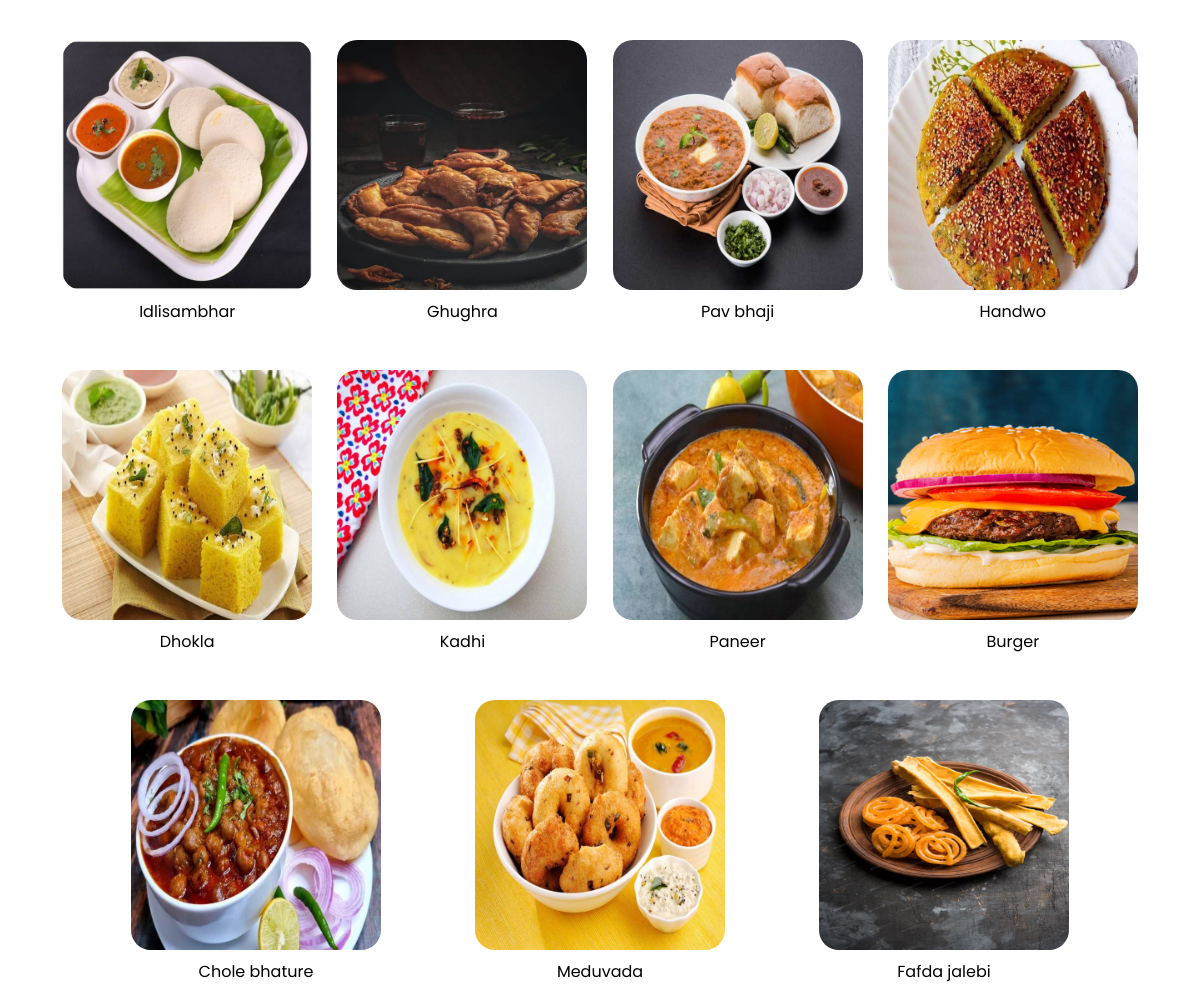
The page /customerModule/order.php?res_code=421340 on the database its author committed.
### tables this page shows
CREATE TABLE `default_item` (
  `item_id` int(6) NOT NULL,
  `item_name` varchar(255) NOT NULL,
  `category` varchar(255) NOT NULL DEFAULT 'others',
  `extension` varchar(5) NOT NULL
);

### customerModule/order.php (the view, shortened to what this page needs)
<?php
include("../commonPages/dbConnect.php");
if (isset($_GET['res_code'])) {
    $res_code = $_GET['res_code'];
} else {
    $res_code = $_SESSION['res_code_for_cus'];
    $table_num = $_SESSION['table_num'];
}
?>
<!DOCTYPE html>
<html lang="en">
<head>
    <link href="https://cdn.jsdelivr.net/npm/bootstrap@5.3.2/dist/css/bootstrap.min.css" rel="stylesheet"
>
    <link rel="stylesheet" href="https://cdnjs.cloudflare.com/ajax/libs/font-awesome/6.5.1/css/all.min.css"
 />
</head>
<body>
    <section class="OrderMenu">
        <div class="container">
            <?php
            $fetchItemsQuery = "select distinct food_id from food_items where res_id=$res_code";
            $fetchItems = mysqli_query($con, $fetchItemsQuery);
            if (mysqli_num_rows($fetchItems) > 0) {
                $data = mysqli_fetch_all($fetchItems, MYSQLI_ASSOC);
                ?>
                <div class="OrderContainer">
                    <?php
                    foreach ($data as $dataItem) {
                        $food_id = $dataItem['food_id'];
                        $fetchItemDetailsQuery = "select * from default_item where item_id=$food_id";
                        $fetchItemDetails = mysqli_query($con, $fetchItemDetailsQuery);
                        $data = mysqli_fetch_all($fetchItemDetails, MYSQLI_ASSOC);
                        foreach ($data as $dataItem) {
                            $item_id = $dataItem['item_id'];
                            $item_name = $dataItem['item_name'];
                            $category = $dataItem['category'];
                            $ext = $dataItem['extension'];
                            ?>
                            <a href="confirmOrder.php?food_id=<?php echo $item_id; ?>">
                                <div class="OrderBox">
                                    <img src="../default_items2/<?php echo $item_id . "-" . $item_name . "-" . $category . "." . $ext ?>"
                                        alt="">
                                    <p>
                                        <?php echo str_replace("_", ' ', ucfirst($item_name)); ?>
                                    </p>
                                </div>
                            </a>
                            <?php
                        }
                    }
                    ?>
                </div>
            </div>
        </section>
        <?php
            }
            ?>
</body>
</html>

### customerModule/order.php (style rules this page uses)
* { margin: 0; font-family: 'Poppins', sans-serif; padding: 0; }
.OrderMenu .OrderContainer { display: flex; justify-content: space-evenly; align-items: center; flex-wrap: wrap; }
.OrderMenu .OrderContainer a { text-decoration: none; color: black; }
.OrderMenu .OrderContainer .OrderBox { width: 250px; height: 250px; margin: 40px 5px; border-radius: 20px; transition: all ease-in-out 0.5s; }
.OrderMenu .OrderContainer .OrderBox p { text-align: center; margin-top: 10px; }
.OrderMenu .OrderContainer .OrderBox img { border-radius: 20px; height: auto; width: 100%; }

### rows shown on the page
default_item: item_id+item_name+category (picture), item_name "Idlisambhar"
default_item: item_id+item_name+category (picture), item_name "Ghughra"
default_item: item_id+item_name+category (picture), item_name "Pav bhaji"
default_item: item_id+item_name+category (picture), item_name "Handwo"
default_item: item_id+item_name+category (picture), item_name "Dhokla"
default_item: item_id+item_name+category (picture), item_name "Kadhi"
default_item: item_id+item_name+category (picture), item_name "Paneer"
default_item: item_id+item_name+category (picture), item_name "Burger"
default_item: item_id+item_name+category (picture), item_name "Chole bhature"
default_item: item_id+item_name+category (picture), item_name "Meduvada"
default_item: item_id+item_name+category (picture), item_name "Fafda jalebi"
